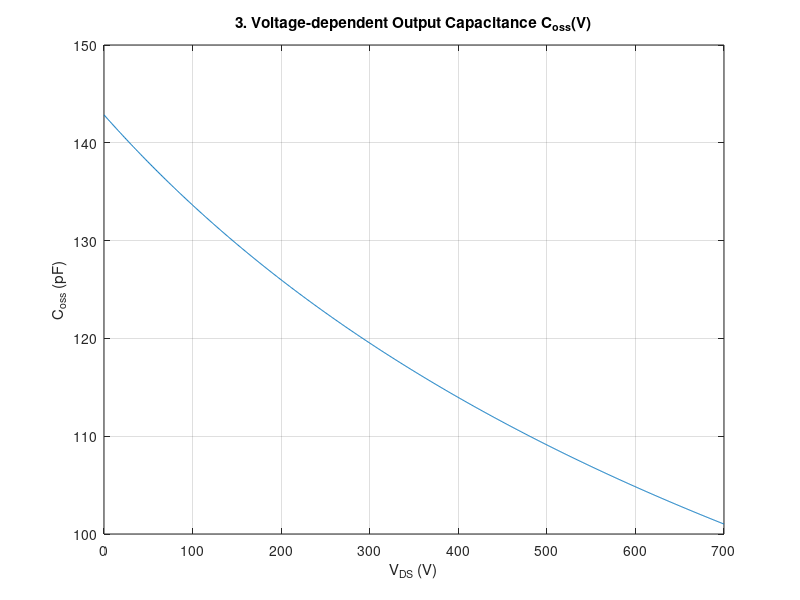
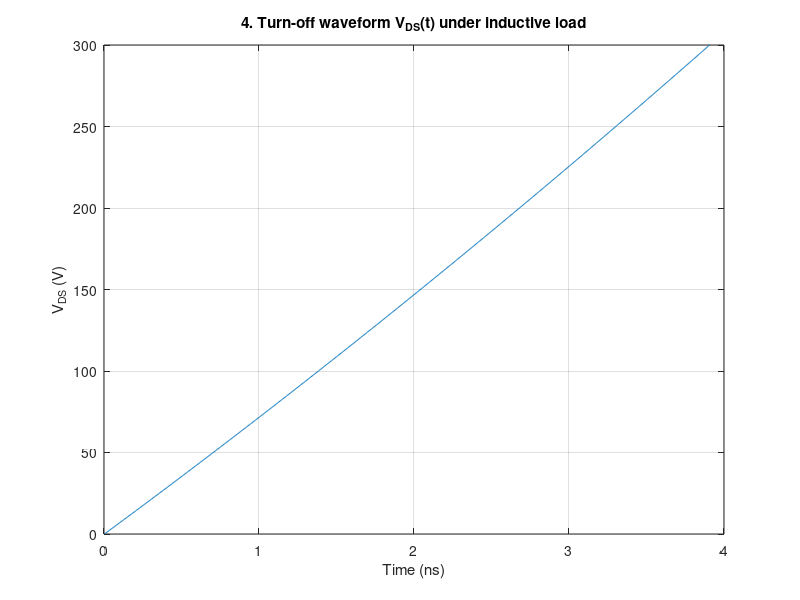

Source code (MATLAB) for these figures, in order: (Note: this script raises an error after producing the figures.)
% Semiconductor Physics and Power Device Equations in MATLAB

clc; clear;

%% Constants
q = 1.6e-19;       % Elementary charge [C]
eps_si = 1.0e-12;  % Permittivity of silicon [F/cm]
kT = 0.026;        % Thermal energy at 300K [eV]
ni = 1.5e10;       % Intrinsic carrier concentration [cm^-3]
mu_n = 1500;       % Electron mobility [cm^2/V-s]
mu_p = 500;        % Hole mobility [cm^2/V-s]
VB = 700;          % Breakdown voltage [V]
E_crit = 2e5;      % Critical electric field [V/cm]
V_dc = 300;        % DC bus voltage [V]
I0 = 10;           % Initial current [A]
A = 1;             % Area [cm^2]

%% 1. N-drift region doping concentration (corrected)
Nd = (eps_si * E_crit^2) / (2 * q * VB);  % [cm^-3]
fprintf('1. N-drift doping concentration: %.2e cm^-3\n', Nd);

%% 2. On-resistance using direct analytical formula
R_on = (4 * VB^2) / (mu_n * eps_si * E_crit^3);  % [Ohm-cm^2]
fprintf('2. On-resistance R_on (specific): %.4f Ohm-cm^2\n', R_on);
R_on_total = R_on / A;  % Area-specific to absolute value
fprintf('   Total R_on for 1 cm^2: %.4f Ohms\n', R_on_total);


%% 3. Coss (Cgd + Cds) as a function of Vds
L = 2 * VB / E_crit;
Vds = linspace(0.1, VB, 1000);  % Avoid divide-by-zero
C0 = eps_si * A / L;            % Capacitance at V=0
Coss = C0 ./ sqrt(1 + Vds / VB);

figure;
plot(Vds, Coss * 1e12);
xlabel('V_{DS} (V)');
ylabel('C_{oss} (pF)');
title('3. Voltage-dependent Output Capacitance C_{oss}(V)');
grid on;


%% 4. Turn-off waveform Vds(t) under inductive load

% Voltage range from 0 to V_dc
Vds = linspace(0.1, V_dc, 1000);  % Avoid V=0 to prevent singularity
C0 = eps_si * A / L;              % Capacitance at V=0
Coss = C0 ./ sqrt(1 + Vds / VB);  % Voltage-dependent output capacitance

% Time increment dt = C(V) * dV / I0
dV = Vds(2) - Vds(1);
dt = (Coss .* dV) / I0;
t = cumsum(dt);  % Cumulative time = integral of dt

% Plot Vds vs time
figure;
plot(t * 1e9, Vds);
xlabel('Time (ns)');
ylabel('V_{DS} (V)');
title('4. Turn-off waveform V_{DS}(t) under inductive load');
grid on;

% Print total rise time
t_rise = t(end);
fprintf('4. Total Vds rise time: %.2f ns\n', t_rise * 1e9);


%% 5. Turn-off loss (energy)
% E_off = 0.5 * Vdc * I0 * t_off
E_off = 0.5 * V_dc * I0 * t_off;  % [J]
fprintf('5. Turn-off energy loss: %.2e J\n', E_off);
